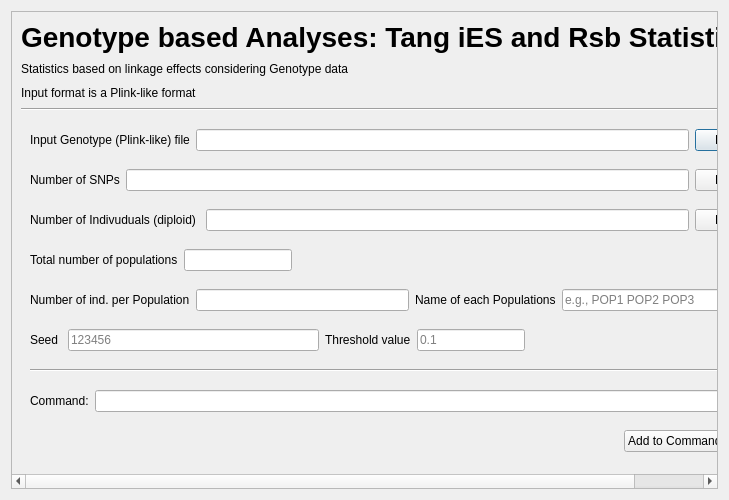
<?xml version="1.0" encoding="UTF-8"?>
<ui version="4.0">
 <class>Dialog</class>
 <widget class="QDialog" name="Dialog">
  <property name="geometry">
   <rect>
    <x>0</x>
    <y>0</y>
    <width>729</width>
    <height>500</height>
   </rect>
  </property>
  <property name="sizePolicy">
   <sizepolicy hsizetype="Preferred" vsizetype="Fixed">
    <horstretch>0</horstretch>
    <verstretch>0</verstretch>
   </sizepolicy>
  </property>
  <property name="minimumSize">
   <size>
    <width>729</width>
    <height>500</height>
   </size>
  </property>
  <property name="maximumSize">
   <size>
    <width>16777215</width>
    <height>500</height>
   </size>
  </property>
  <property name="windowTitle">
   <string>Dialog</string>
  </property>
  <layout class="QGridLayout" name="gridLayout">
   <item row="0" column="0" rowspan="2" colspan="2">
    <widget class="QScrollArea" name="scrollArea">
     <property name="sizePolicy">
      <sizepolicy hsizetype="Preferred" vsizetype="Preferred">
       <horstretch>0</horstretch>
       <verstretch>0</verstretch>
      </sizepolicy>
     </property>
     <property name="font">
      <font>
       <weight>50</weight>
       <italic>false</italic>
       <bold>false</bold>
       <underline>false</underline>
       <strikeout>false</strikeout>
       <kerning>true</kerning>
      </font>
     </property>
     <property name="lineWidth">
      <number>0</number>
     </property>
     <property name="widgetResizable">
      <bool>true</bool>
     </property>
     <widget class="QWidget" name="scrollAreaWidgetContents">
      <property name="geometry">
       <rect>
        <x>0</x>
        <y>0</y>
        <width>703</width>
        <height>474</height>
       </rect>
      </property>
      <layout class="QGridLayout" name="gridLayout_2">
       <item row="0" column="0">
        <layout class="QHBoxLayout" name="horizontalLayout_15">
         <property name="sizeConstraint">
          <enum>QLayout::SetFixedSize</enum>
         </property>
         <property name="topMargin">
          <number>0</number>
         </property>
         <property name="rightMargin">
          <number>10</number>
         </property>
         <item>
          <layout class="QHBoxLayout" name="horizontalLayout_16">
           <property name="rightMargin">
            <number>10</number>
           </property>
           <item>
            <layout class="QVBoxLayout" name="verticalLayout_22">
             <property name="sizeConstraint">
              <enum>QLayout::SetFixedSize</enum>
             </property>
             <property name="bottomMargin">
              <number>0</number>
             </property>
             <item>
              <layout class="QVBoxLayout" name="verticalLayout_23">
               <item>
                <widget class="QLabel" name="label_8">
                 <property name="font">
                  <font>
                   <pointsize>21</pointsize>
                   <weight>75</weight>
                   <bold>true</bold>
                  </font>
                 </property>
                 <property name="text">
                  <string>Genotype based Analyses: Tang iES and Rsb Statistics</string>
                 </property>
                </widget>
               </item>
              </layout>
             </item>
             <item>
              <layout class="QVBoxLayout" name="verticalLayout_24">
               <item>
                <widget class="QLabel" name="label_9">
                 <property name="font">
                  <font>
                   <kerning>true</kerning>
                  </font>
                 </property>
                 <property name="text">
                  <string>Statistics based on linkage effects considering Genotype data</string>
                 </property>
                </widget>
               </item>
              </layout>
             </item>
             <item>
              <layout class="QVBoxLayout" name="verticalLayout_25">
               <item>
                <widget class="QLabel" name="label_10">
                 <property name="text">
                  <string>Input format is a Plink-like format</string>
                 </property>
                </widget>
               </item>
              </layout>
             </item>
            </layout>
           </item>
          </layout>
         </item>
         <item>
          <widget class="QLabel" name="logo_4">
           <property name="sizePolicy">
            <sizepolicy hsizetype="Preferred" vsizetype="Fixed">
             <horstretch>0</horstretch>
             <verstretch>0</verstretch>
            </sizepolicy>
           </property>
           <property name="maximumSize">
            <size>
             <width>81</width>
             <height>81</height>
            </size>
           </property>
           <property name="text">
            <string/>
           </property>
           <property name="pixmap">
            <pixmap resource="icon_SPiGA.qrc">:/logo/SPiGA_icon.png</pixmap>
           </property>
           <property name="scaledContents">
            <bool>true</bool>
           </property>
          </widget>
         </item>
        </layout>
       </item>
       <item row="1" column="0">
        <widget class="Line" name="line">
         <property name="orientation">
          <enum>Qt::Horizontal</enum>
         </property>
        </widget>
       </item>
       <item row="2" column="0">
        <widget class="QFrame" name="frameWeight">
         <property name="frameShape">
          <enum>QFrame::NoFrame</enum>
         </property>
         <property name="frameShadow">
          <enum>QFrame::Raised</enum>
         </property>
         <layout class="QVBoxLayout" name="verticalLayout_8">
          <property name="topMargin">
           <number>0</number>
          </property>
          <property name="rightMargin">
           <number>12</number>
          </property>
          <property name="bottomMargin">
           <number>0</number>
          </property>
          <item>
           <layout class="QHBoxLayout" name="horizontalLayout_input_option_i" stretch="0,0,0">
            <property name="spacing">
             <number>6</number>
            </property>
            <item>
             <widget class="QLabel" name="labelInput_genotype">
              <property name="text">
               <string>Input Genotype (Plink-like) file</string>
              </property>
             </widget>
            </item>
            <item>
             <widget class="QLineEdit" name="lineInput_genotype"/>
            </item>
            <item>
             <widget class="QPushButton" name="openInput_genotype">
              <property name="text">
               <string>Browse</string>
              </property>
              <property name="autoDefault">
               <bool>true</bool>
              </property>
             </widget>
            </item>
           </layout>
          </item>
          <item>
           <layout class="QHBoxLayout" name="horizontalLayout_option_n">
            <item>
             <widget class="QLabel" name="labelSNPs">
              <property name="text">
               <string>Number of SNPs</string>
              </property>
             </widget>
            </item>
            <item>
             <widget class="QLineEdit" name="lineSNPs">
              <property name="placeholderText">
               <string/>
              </property>
             </widget>
            </item>
            <item>
             <widget class="QPushButton" name="openSNPs">
              <property name="text">
               <string>Browse</string>
              </property>
             </widget>
            </item>
           </layout>
          </item>
          <item>
           <layout class="QHBoxLayout" name="horizontalLayout_75">
            <item>
             <widget class="QLabel" name="label_nind">
              <property name="text">
               <string>Number of Indivuduals (diploid) </string>
              </property>
             </widget>
            </item>
            <item>
             <widget class="QLineEdit" name="linenind"/>
            </item>
            <item>
             <widget class="QPushButton" name="opennind">
              <property name="text">
               <string>Browse</string>
              </property>
             </widget>
            </item>
           </layout>
          </item>
          <item>
           <layout class="QHBoxLayout" name="horizontalLayout_62">
            <item>
             <widget class="QLabel" name="label_npop">
              <property name="text">
               <string>Total number of populations</string>
              </property>
             </widget>
            </item>
            <item>
             <widget class="QLineEdit" name="linenpop">
              <property name="sizePolicy">
               <sizepolicy hsizetype="Fixed" vsizetype="Fixed">
                <horstretch>0</horstretch>
                <verstretch>0</verstretch>
               </sizepolicy>
              </property>
             </widget>
            </item>
            <item>
             <spacer name="horizontalSpacer_2">
              <property name="orientation">
               <enum>Qt::Horizontal</enum>
              </property>
              <property name="sizeHint" stdset="0">
               <size>
                <width>40</width>
                <height>20</height>
               </size>
              </property>
             </spacer>
            </item>
            <item>
             <layout class="QHBoxLayout" name="horizontalLayout_60"/>
            </item>
           </layout>
          </item>
          <item>
           <layout class="QHBoxLayout" name="horizontalLayout_64">
            <item>
             <widget class="QLabel" name="label_43">
              <property name="text">
               <string>Number of ind. per Population</string>
              </property>
             </widget>
            </item>
            <item>
             <widget class="QLineEdit" name="lineindpop"/>
            </item>
            <item>
             <widget class="QLabel" name="label_45">
              <property name="text">
               <string>Name of each Populations</string>
              </property>
             </widget>
            </item>
            <item>
             <widget class="QLineEdit" name="linenamepop">
              <property name="placeholderText">
               <string>e.g., POP1 POP2 POP3</string>
              </property>
             </widget>
            </item>
            <item>
             <layout class="QHBoxLayout" name="horizontalLayout_65"/>
            </item>
           </layout>
          </item>
          <item>
           <layout class="QHBoxLayout" name="horizontalLayout_76">
            <item>
             <widget class="QLabel" name="label_2">
              <property name="text">
               <string>Seed </string>
              </property>
             </widget>
            </item>
            <item>
             <widget class="QLineEdit" name="line_seed">
              <property name="placeholderText">
               <string>123456</string>
              </property>
             </widget>
            </item>
            <item>
             <layout class="QHBoxLayout" name="horizontalLayout_61">
              <item>
               <widget class="QLabel" name="labelThresh">
                <property name="text">
                 <string>Threshold value</string>
                </property>
               </widget>
              </item>
              <item>
               <widget class="QLineEdit" name="lineThresh">
                <property name="sizePolicy">
                 <sizepolicy hsizetype="Fixed" vsizetype="Fixed">
                  <horstretch>0</horstretch>
                  <verstretch>0</verstretch>
                 </sizepolicy>
                </property>
                <property name="placeholderText">
                 <string>0.1</string>
                </property>
               </widget>
              </item>
             </layout>
            </item>
            <item>
             <spacer name="horizontalSpacer_12">
              <property name="orientation">
               <enum>Qt::Horizontal</enum>
              </property>
              <property name="sizeHint" stdset="0">
               <size>
                <width>40</width>
                <height>20</height>
               </size>
              </property>
             </spacer>
            </item>
           </layout>
          </item>
          <item>
           <widget class="Line" name="line_5">
            <property name="orientation">
             <enum>Qt::Horizontal</enum>
            </property>
           </widget>
          </item>
          <item>
           <layout class="QHBoxLayout" name="horizontalLayout_7">
            <property name="bottomMargin">
             <number>0</number>
            </property>
            <item>
             <layout class="QHBoxLayout" name="horizontalLayout_10">
              <property name="bottomMargin">
               <number>0</number>
              </property>
              <item>
               <widget class="QLabel" name="label">
                <property name="sizePolicy">
                 <sizepolicy hsizetype="Fixed" vsizetype="Preferred">
                  <horstretch>0</horstretch>
                  <verstretch>0</verstretch>
                 </sizepolicy>
                </property>
                <property name="text">
                 <string>Command:</string>
                </property>
               </widget>
              </item>
             </layout>
            </item>
            <item>
             <layout class="QHBoxLayout" name="horizontalLayout_11">
              <property name="rightMargin">
               <number>0</number>
              </property>
              <property name="bottomMargin">
               <number>0</number>
              </property>
              <item>
               <widget class="QLineEdit" name="lineEdit"/>
              </item>
             </layout>
            </item>
           </layout>
          </item>
          <item>
           <layout class="QHBoxLayout" name="horizontalLayout_2">
            <property name="rightMargin">
             <number>0</number>
            </property>
            <property name="bottomMargin">
             <number>0</number>
            </property>
            <item>
             <spacer name="horizontalSpacer">
              <property name="orientation">
               <enum>Qt::Horizontal</enum>
              </property>
              <property name="sizeHint" stdset="0">
               <size>
                <width>40</width>
                <height>20</height>
               </size>
              </property>
             </spacer>
            </item>
            <item>
             <widget class="QPushButton" name="Button_AddCommandWin">
              <property name="text">
               <string>Add to Command Window </string>
              </property>
             </widget>
            </item>
           </layout>
          </item>
         </layout>
        </widget>
       </item>
      </layout>
     </widget>
    </widget>
   </item>
  </layout>
 </widget>
 <tabstops>
  <tabstop>lineInput_genotype</tabstop>
  <tabstop>openInput_genotype</tabstop>
  <tabstop>lineSNPs</tabstop>
  <tabstop>openSNPs</tabstop>
  <tabstop>lineThresh</tabstop>
  <tabstop>linenind</tabstop>
  <tabstop>opennind</tabstop>
  <tabstop>Button_AddCommandWin</tabstop>
 </tabstops>
 <resources>
  <include location="icon_SPiGA.qrc"/>
 </resources>
 <connections/>
</ui>
